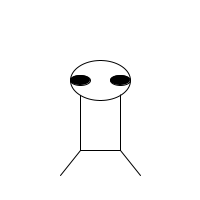
Frame 1 (no input)
Frame 60 (the mouse pressed at the canvas centre just before this capture): identical to frame 1, image omitted
Frame 120 (the mouse held since frame 60 and released just before this capture): identical to frame 1, image omitted

The Processing sketch that drew this single still picture (run headless with seeded random() and noise(); from frame 60 on, the mouse is pressed at the canvas centre):

// Processing sketch: processing_132181
// ── processing_132181.pde

int waardeX;
int waardeY;

void setup(){
size(200,200);
waardeX = 80;
waardeY = 90;

}
  
void draw(){
    
background(255);
   
 fill(255);
rect(waardeX,waardeY,40,60);      
  
 fill(255);
ellipseMode(CENTER);
ellipse(waardeX+20,waardeY-10,60,40);
  
line(waardeX,waardeY+60,waardeX-20,waardeY+85);
  
line(waardeX+40,waardeY+60,waardeX+60,waardeY+85);
  
fill(0);
ellipseMode(CENTER);
ellipse(waardeX,waardeY-10,20,10);
  
fill(0);
ellipseMode(CENTER);
ellipse(waardeX+40,waardeY-10,20,10);
 
     
     
   
 
 
}
